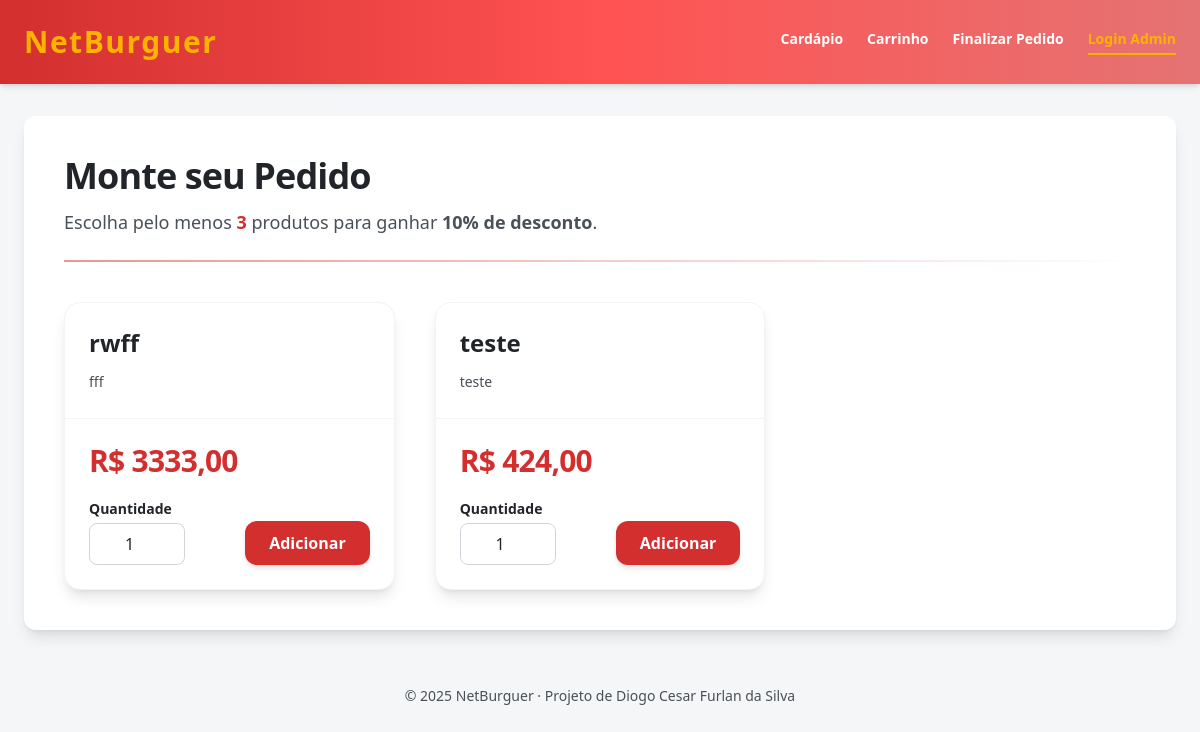
/, run on an earlier commit of the app's database.
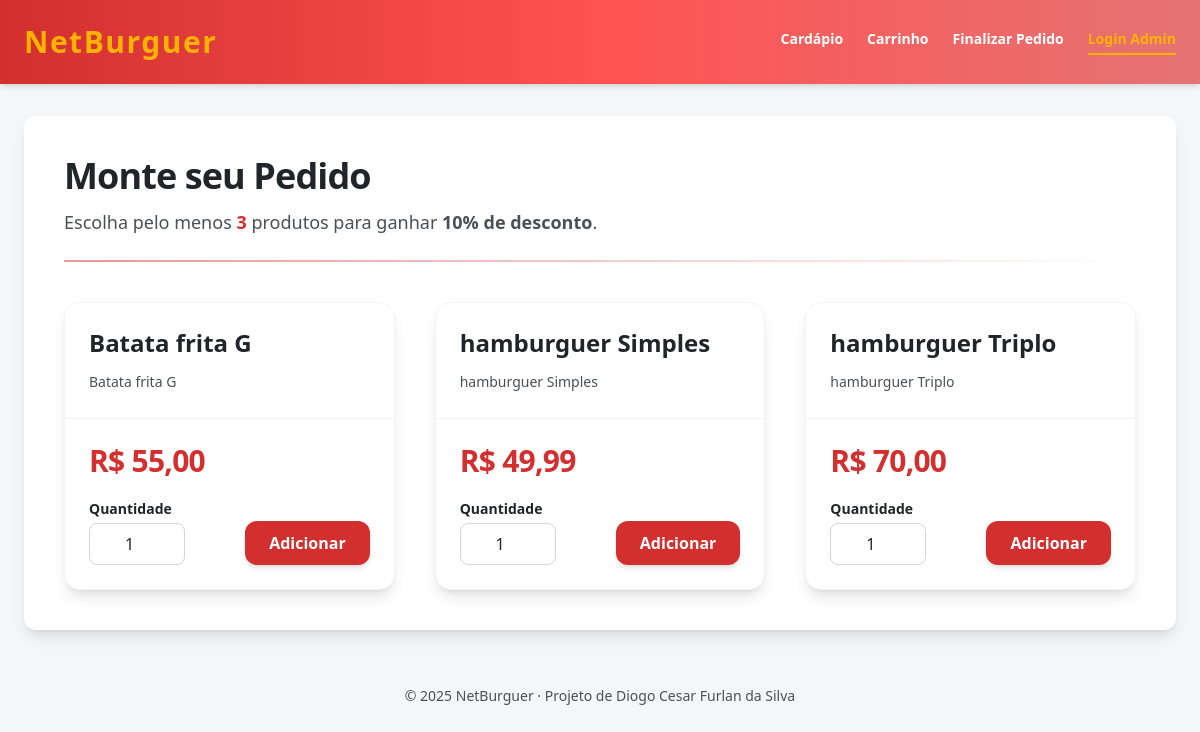
And on a later commit of the database.
### cardapio/models.py (models this page shows, shortened)
class Produto(models.Model):
    nome = models.CharField(max_length=100, verbose_name="Nome do Item")
    descricao = models.TextField(verbose_name="Descrição Detalhada")
    preco = models.DecimalField(max_digits=6, decimal_places=2, verbose_name="Preço Unitário")
    class Meta:
        verbose_name = "Produto"
        verbose_name_plural = "Produtos"
        ordering = ['nome']

### cardapio/views.py (the view, shortened to what this page needs)
# urls.py: path('', views.menu_cardapio, name='menu_cardapio'),
def menu_cardapio(request):
    try:
        produtos = Produto.objects.all()
    except Exception:
        return HttpResponseServerError(
            'Erro ao carregar cardapio. Tente novamente mais tarde.'
        )
    return render(
        request,
        'cliente/menu.html',
        {'produtos': produtos, 'combo_minimo': Carrinho.QTD_MINIMA_COMBO},
    )

### templates/cliente/menu.html (shortened to what this page needs)
{% extends "base.html" %}
{% block content %}
<h2 class="text-4xl font-extrabold text-preto-texto mb-3 tracking-tight">
    Monte seu Pedido
</h2>
<p class="text-cinza-texto text-lg mb-6">
    Escolha pelo menos
    <strong class="text-vermelho-principal font-bold">{{ combo_minimo }}</strong>
    produtos para ganhar <span class="font-semibold">10% de desconto</span>.
</p>
<div class="w-full h-[2px] bg-gradient-to-r from-vermelho-principal/50 to-transparent mb-10"></div>
{% if mensagem_erro %}
    <div class="p-4 rounded-xl font-semibold bg-red-100 text-red-700 border border-red-300 shadow">
        {{ mensagem_erro }}
    </div>
{% else %}
    <div class="grid grid-cols-1 md:grid-cols-2 lg:grid-cols-3 gap-10">
        {% for produto in produtos %}
            <div class="group bg-white rounded-2xl shadow-lg border border-gray-100
                        hover:shadow-2xl hover:-translate-y-1 transition-all duration-300 overflow-hidden">
                <div class="p-6 border-b border-gray-100">
                    <div class="flex items-center justify-between mb-3">
                        <h3 class="text-2xl font-bold text-preto-texto group-hover:text-vermelho-principal transition">
                            {{ produto.nome }}
                        </h3>
                    </div>
                    <p class="text-cinza-texto text-sm leading-relaxed">
                        {{ produto.descricao }}
                    </p>
                </div>
                <div class="p-6">
                    <p class="text-3xl font-extrabold text-vermelho-principal mb-5 tracking-tight">
                        R$ {{ produto.preco|floatformat:2 }}
                    </p>
                    <form action="{% url 'adicionar_ao_carrinho' produto.id %}" method="post">
                        <div class="flex items-end justify-between gap-4">
                            <div class="flex flex-col">
                                <label for="quantidade-{{ produto.id }}"
                                       class="font-semibold text-sm text-preto-texto mb-1">
                                    Quantidade
                                </label>
                                <input
                                    type="number"
                                    id="quantidade-{{ produto.id }}"
                                    name="quantidade"
                                    value="1"
                                    min="1"
                                    class="w-24 px-3 py-2 border border-gray-300 rounded-lg text-center
                                           focus:outline-none focus:ring-2 focus:ring-vermelho-principal/40
                                           focus:border-vermelho-principal transition duration-150"
                                >
                            </div>
                            <button
                                type="submit"
                                class="py-2.5 px-6 font-bold rounded-xl shadow-md
                                       bg-vermelho-principal text-white
                                       hover:bg-vermelho-escuro transition-all duration-300
                                       hover:shadow-lg hover:-translate-y-0.5">
                                Adicionar
                            </button>
                        </div>
                    </form>
                </div>
            </div>
        {% endfor %}
    </div>
{% endif %}
{% endblock %}

What changed in the data, as far as the page shows it:
removed Produto: nome "rwff", descricao "fff", preco "3333,00", quantidade "1"
removed Produto: nome "teste", descricao "teste", preco "424,00", quantidade "1"
added Produto: nome "Batata frita G", descricao "Batata frita G", preco "55,00", quantidade "1"
added Produto: nome "hamburguer Simples", descricao "hamburguer Simples", preco "49,99", quantidade "1"
added Produto: nome "hamburguer Triplo", descricao "hamburguer Triplo", preco "70,00", quantidade "1"
